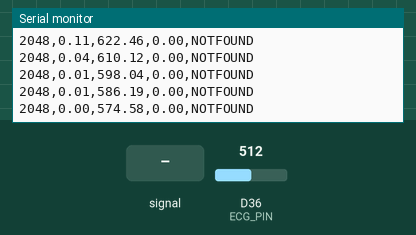
The sketch below on a simulated Arduino Due. On the bench: the last lines printed to the serial monitor. The test bench sets the inputs (shaded band); at power-on: D36 (ECG_PIN) = 512 (analog values on the 0–1023 scale).

Above: at 1.2 s.
1.3 s: D36 (ECG_PIN) fed a 2 Hz sine of ±306 counts around its level
At 2.15 s:
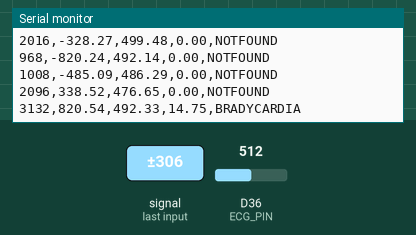
3.6 s: D36 (ECG_PIN) set to 716
At 3.66 s:
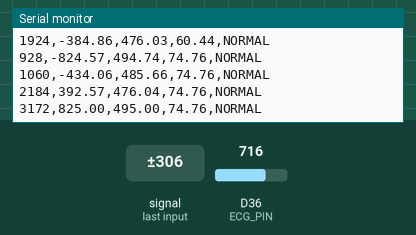
5.1 s: D36 (ECG_PIN) fed a 200 Hz sine of ±81 counts around its level
At 5.25 s:
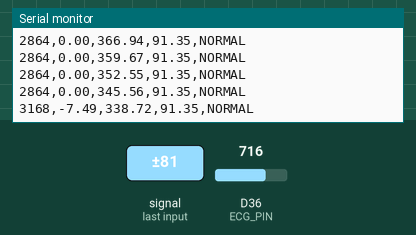
6.6 s: D36 (ECG_PIN) set to 900
At 6.67 s:
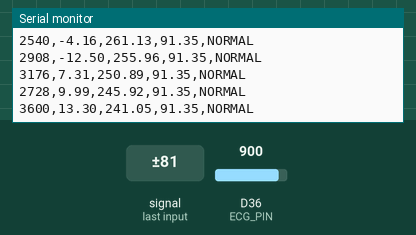
Timing chart, 0 to 9.1 s (numbered marks = the images above; inputs shaded):
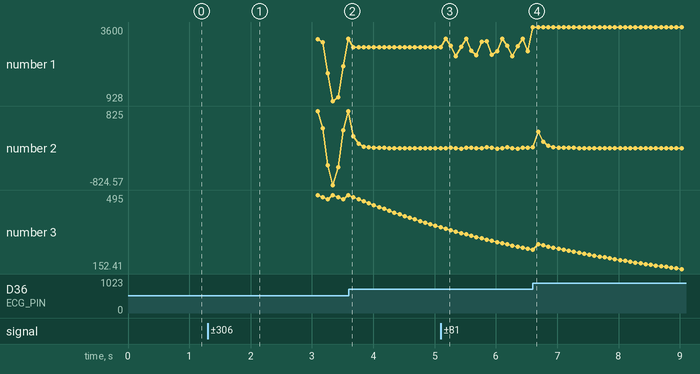

Measured:
- after the input at 1.3 s, the serial monitor: prints a new line at once (image 1)
- after the input at 5.1 s, the serial monitor: prints a new line after 0.08 s (image 3)
- after the input at 6.6 s, the serial monitor: prints a new line at once (image 4)
- plotted number 1: 3172 → 2864 after the input at 3.6 s, 2864 → 2728 after the input at 5.1 s, 2728 → 3600 after the input at 6.6 s
- plotted number 2: 0 → 9.99 after the input at 5.1 s
- plotted number 3: 495 → 345.56 after the input at 3.6 s, 245.92 → 152.41 after the input at 6.6 s

The sketch:

sensor.ino
```cpp
#define ECG_PIN   36
#define LO_PLUS   25
#define LO_MINUS  26

// FILTER
float hp_prev_input = 0, hp_prev_output = 0, lp_prev = 0;
#define MA_SIZE 8
float maBuffer[MA_SIZE];
int maIndex = 0;

float highPass(float x) {
  const float alpha = 0.95;
  float y = alpha * (hp_prev_output + x - hp_prev_input);
  hp_prev_input = x;
  hp_prev_output = y;
  return y;
}

float lowPass(float x) {
  const float alpha = 0.2;
  lp_prev = lp_prev + alpha * (x - lp_prev);
  return lp_prev;
}

float movingAverage(float x) {
  maBuffer[maIndex] = x;
  maIndex = (maIndex + 1) % MA_SIZE;
  float sum = 0;
  for (int i = 0; i < MA_SIZE; i++) sum += maBuffer[i];
  return sum / MA_SIZE;
}

// BPM SMOOTHING
#define BPM_BUF_SIZE 6
float bpmBuffer[BPM_BUF_SIZE] = {0};
int bpmIndex = 0;

float smoothBPM(float newBPM) {
  bpmBuffer[bpmIndex] = newBPM;
  bpmIndex = (bpmIndex + 1) % BPM_BUF_SIZE;
  float sum = 0;
  for (int i = 0; i < BPM_BUF_SIZE; i++) sum += bpmBuffer[i];
  return sum / BPM_BUF_SIZE;
}

// HEART RATE
float signalMax = 100;
float threshold = 60;
unsigned long lastPeakTime = 0;  // refractory
unsigned long previousPeak = 0;  // tính RR
float bpm = 0;
const int refractoryPeriod = 300;

float CalculateBPM(float ecg) {
  float signal = abs(ecg);
  signalMax *= 0.999;
  if (signal > signalMax) signalMax = signal;
  threshold = signalMax * 0.6;

  unsigned long now = millis();

  if (signal > threshold && (now - lastPeakTime) > refractoryPeriod) {
    if (previousPeak != 0) {
      float rr = now - previousPeak;
      if (rr > 300 && rr < 2000) {
        float rawBPM = 60000.0 / rr;
        bpm = smoothBPM(rawBPM); // smooth qua nhiều nhịp
      }
    }

    previousPeak = lastPeakTime; // lưu peak trước
    lastPeakTime = now;          // cập nhật peak hiện tại
  }
  return bpm;
}

// LOOP
void setup() {
  Serial.begin(115200);
  pinMode(LO_PLUS, INPUT);
  pinMode(LO_MINUS, INPUT);
  analogReadResolution(12);
}

void loop() {
  int raw = analogRead(ECG_PIN);
  float hp = highPass(raw);
  float lp = lowPass(hp);
  float filtered = movingAverage(lp);
  float currentBPM = CalculateBPM(filtered);

  String status;
  if (currentBPM == 0)       status = "NOTFOUND";
  else if (currentBPM < 60)  status = "BRADYCARDIA";
  else if (currentBPM > 100) status = "TACHYCARDIA";
  else                       status = "NORMAL";

  // Chỉ print mỗi 20 lần sample (~100ms)
  static int printCounter = 0;
  if (++printCounter >= 20) {
    printCounter = 0;
    Serial.print(raw); Serial.print(",");
    Serial.print(filtered); Serial.print(",");
    Serial.print(threshold); Serial.print(",");
    Serial.print(currentBPM); Serial.print(",");
    Serial.println(status);
  }

  delay(4); // 250 Hz
}
```
